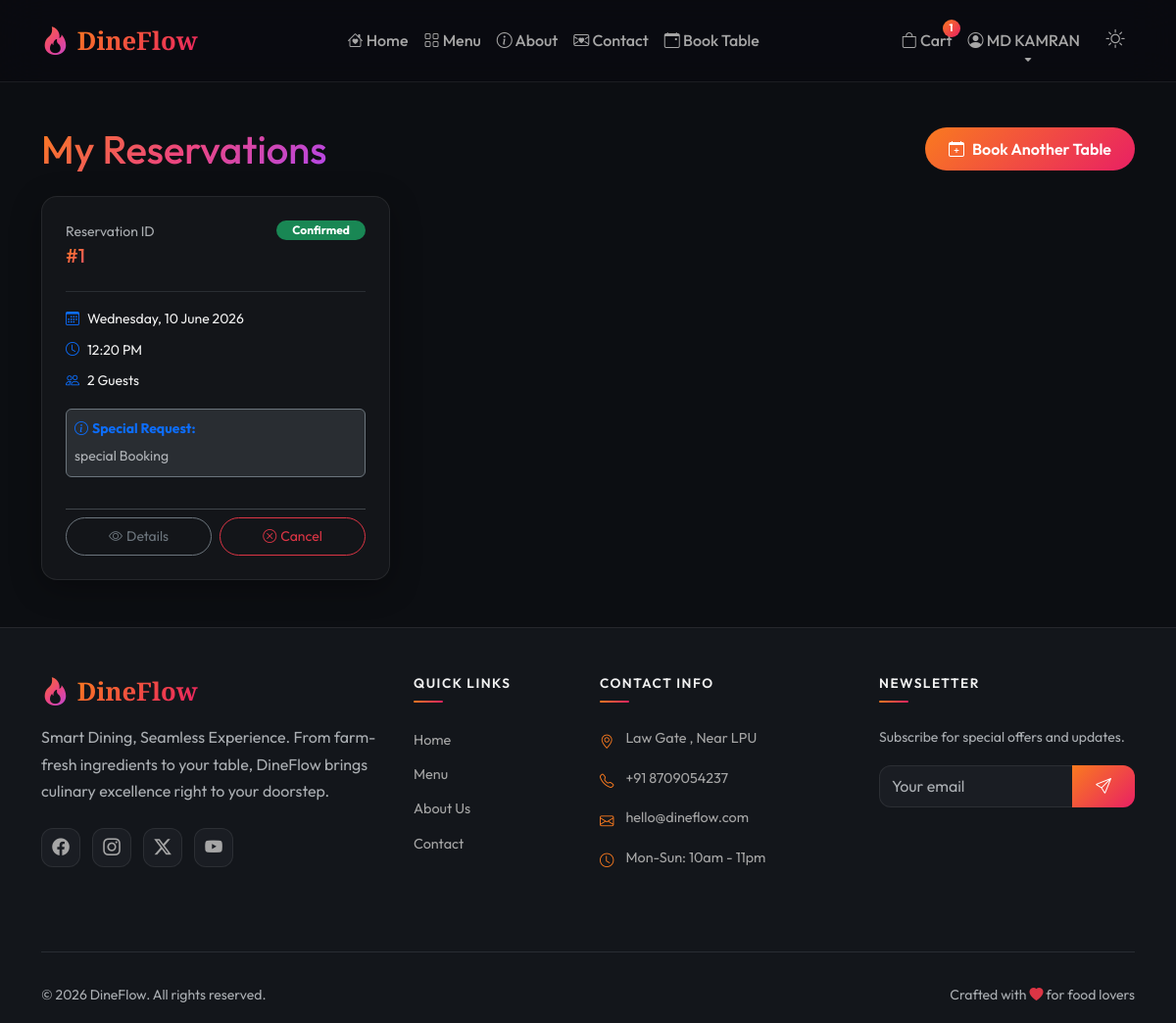
Page /reservations/ (signed in) on the committed database.
### accounts/models.py (models this page shows, shortened)
class User(AbstractUser):
    class Role(models.TextChoices):
        CUSTOMER = 'customer', 'Customer'
        MANAGER = 'manager', 'Restaurant Manager'
        ADMIN = 'admin', 'Administrator'
    role = models.CharField(
        max_length=20,
        choices=Role.choices,
        default=Role.CUSTOMER,
    )
    phone = models.CharField(max_length=20, blank=True, null=True)
    address = models.TextField(blank=True, null=True)
    city = models.CharField(max_length=100, blank=True, null=True)
    state = models.CharField(max_length=100, blank=True, null=True)
    zip_code = models.CharField(max_length=20, blank=True, null=True)
    profile_picture = models.ImageField(
        upload_to='profile_pics/',
        blank=True,
        null=True,
        default='profile_pics/default.png',
    )
    created_at = models.DateTimeField(auto_now_add=True)
    updated_at = models.DateTimeField(auto_now=True)
    class Meta:
        verbose_name = 'User'
        verbose_name_plural = 'Users'
        ordering = ['-created_at']

### reservations/models.py (models this page shows, shortened)
class Reservation(models.Model):
    class Status(models.TextChoices):
        PENDING = 'pending', 'Pending'
        CONFIRMED = 'confirmed', 'Confirmed'
        CANCELLED = 'cancelled', 'Cancelled'
        COMPLETED = 'completed', 'Completed'
        NO_SHOW = 'no_show', 'No Show'
    customer = models.ForeignKey(
        settings.AUTH_USER_MODEL,
        on_delete=models.CASCADE,
        related_name='reservations',
    )
    date = models.DateField()
    time = models.TimeField()
    number_of_guests = models.PositiveIntegerField()
    special_request = models.TextField(blank=True, null=True)
    reservation_status = models.CharField(
        max_length=20,
        choices=Status.choices,
        default=Status.PENDING,
    )
    created_at = models.DateTimeField(auto_now_add=True)
    updated_at = models.DateTimeField(auto_now=True)
    class Meta:
        verbose_name = 'Reservation'
        verbose_name_plural = 'Reservations'
        ordering = ['-date', '-time']

### reservations/views.py (the view)
# urls.py: path('', views.reservation_list_view, name='list'),
@login_required
def reservation_list_view(request):
    reservations = Reservation.objects.filter(
        customer=request.user
    ).order_by('-date', '-time')
    context = {
        'reservations': reservations,
    }
    return render(request, 'reservations/reservation_list.html', context)

### cart/context_processors.py (called while the page is built)
def cart_item_count(request):
    count = 0
    if request.user.is_authenticated:
        try:
            from .models import Cart
            cart = Cart.objects.get(user=request.user)
            count = cart.total_items
        except Cart.DoesNotExist:
            count = 0
    return {'cart_item_count': count}

### cart/models.py (called while the page is built)
    @property
    def total_items(self):
        return sum(item.quantity for item in self.items.all())

### templates/reservations/reservation_list.html (shortened to what this page needs)
{% extends 'base.html' %}
{% load static %}
{% block content %}
<section class="reservation-list-section py-5">
    <div class="container" style="margin-top: 80px;">
        <div class="d-flex justify-content-between align-items-center mb-4 flex-wrap gap-3 animate-fade-up">
            <h1 class="text-gradient mb-0">My Reservations</h1>
            <a href="{% url 'reservations:create' %}" class="btn btn-gradient-primary rounded-pill px-4">
                <i class="bi bi-calendar-plus me-2"></i>Book Another Table
            </a>
        </div>
        {% if reservations %}
            <div class="row g-4">
                {% for reservation in reservations %}
                <div class="col-md-6 col-lg-4 animate-fade-up" style="animation-delay: 0.1s;">
                    <div class="glass-card p-4 h-100 hover-scale d-flex flex-column justify-content-between">
                        <div>
                            <div class="d-flex justify-content-between align-items-start mb-3">
                                <div>
                                    <span class="text-muted small d-block">Reservation ID</span>
                                    <h4 class="h5 font-heading text-gradient">#{{ reservation.pk }}</h4>
                                </div>
                                <span class="badge rounded-pill px-3 py-1.5
                                    {% if reservation.reservation_status == 'pending' %}bg-warning text-dark
                                    {% elif reservation.reservation_status == 'confirmed' %}bg-success
                                    {% elif reservation.reservation_status == 'cancelled' %}bg-danger
                                    {% elif reservation.reservation_status == 'completed' %}bg-info text-dark
                                    {% else %}bg-secondary
                                    {% endif %}">
                                    {{ reservation.get_reservation_status_display }}
                                </span>
                            </div>
                            <hr class="border-secondary mb-3">
                            <div class="reservation-meta small text-color-subtle mb-3">
                                <div class="mb-2"><i class="bi bi-calendar3 text-primary me-2"></i>{{ reservation.date|date:"l, d F Y" }}</div>
                                <div class="mb-2"><i class="bi bi-clock text-primary me-2"></i>{{ reservation.time|time:"h:i A" }}</div>
                                <div><i class="bi bi-people text-primary me-2"></i>{{ reservation.number_of_guests }} Guests</div>
                            </div>
                            {% if reservation.special_request %}
                            <div class="mb-3 p-2 bg-secondary bg-opacity-25 rounded border border-secondary">
                                <span class="text-primary small fw-bold d-block mb-1"><i class="bi bi-info-circle me-1"></i>Special Request:</span>
                                <p class="mb-0 text-muted small text-truncate" style="max-width: 100%;">{{ reservation.special_request }}</p>
                            </div>
                            {% endif %}
                        </div>
                        <div class="d-flex gap-2 mt-3 pt-2 border-top border-secondary-subtle w-100">
                            <a href="{% url 'reservations:detail' reservation.pk %}" class="btn btn-outline-secondary btn-sm rounded-pill w-100 py-2">
                                <i class="bi bi-eye me-1"></i>Details
                            </a>
                            {% if reservation.reservation_status == 'pending' or reservation.reservation_status == 'confirmed' %}
                            <button type="button" class="btn btn-outline-danger btn-sm rounded-pill w-100 py-2" data-bs-toggle="modal" data-bs-target="#cancelModal{{ reservation.pk }}">
                                <i class="bi bi-x-circle me-1"></i>Cancel
                            </button>
                            {% endif %}
                        </div>
                    </div>
                </div>
                {% endfor %}
            </div>
        {% endif %}
    </div>
</section>
{% endblock %}

### templates/base.html (shortened to what this page needs)
{% load static %}
<!DOCTYPE html>
<html lang="en" data-bs-theme="dark">
<head>
    <link href="https://cdn.jsdelivr.net/npm/bootstrap@5.3.3/dist/css/bootstrap.min.css" rel="stylesheet">
    <link href="https://cdn.jsdelivr.net/npm/bootstrap-icons@1.11.3/font/bootstrap-icons.min.css" rel="stylesheet">
    <link rel="stylesheet" href="{% static 'css/style.css' %}">
</head>
<body>
    <nav class="navbar navbar-expand-lg fixed-top glass-navbar" id="mainNavbar">
        <div class="container">
            <a class="navbar-brand brand-logo" href="{% url 'core:home' %}">
                <i class="bi bi-fire text-gradient"></i>
                <span class="brand-text">DineFlow</span>
            </a>
            <div class="collapse navbar-collapse" id="navbarNav">
                <ul class="navbar-nav mx-auto">
                    <li class="nav-item">
                        <a class="nav-link" href="{% url 'core:home' %}">
                            <i class="bi bi-house-heart"></i> Home
                        </a>
                    </li>
                    <li class="nav-item">
                        <a class="nav-link" href="{% url 'menu:list' %}">
                            <i class="bi bi-grid"></i> Menu
                        </a>
                    </li>
                    <li class="nav-item">
                        <a class="nav-link" href="{% url 'core:about' %}">
                            <i class="bi bi-info-circle"></i> About
                        </a>
                    </li>
                    <li class="nav-item">
                        <a class="nav-link" href="{% url 'core:contact' %}">
                            <i class="bi bi-envelope-heart"></i> Contact
                        </a>
                    </li>
                    <li class="nav-item">
                        <a class="nav-link" href="{% url 'reservations:create' %}">
                            <i class="bi bi-calendar-event"></i> Book Table
                        </a>
                    </li>
                </ul>
                <ul class="navbar-nav">
                    {% if user.is_authenticated %}
                    <li class="nav-item">
                        <a class="nav-link cart-link" href="{% url 'cart:view' %}">
                            <i class="bi bi-bag"></i> Cart
                            {% if cart_item_count %}
                            <span class="badge bg-gradient-primary rounded-pill cart-badge">{{ cart_item_count }}</span>
                            {% endif %}
                        </a>
                    </li>
                    <li class="nav-item dropdown">
                        <a class="nav-link dropdown-toggle" href="#" role="button" data-bs-toggle="dropdown">
                            <i class="bi bi-person-circle"></i>
                            {{ user.first_name|default:user.username }}
                        </a>
                    </li>
                    {% endif %}
                    <li class="nav-item ms-2">
                        <button class="btn btn-link nav-link theme-toggle" id="themeToggle" title="Toggle theme">
                            <i class="bi bi-moon-stars" id="themeIcon"></i>
                        </button>
                    </li>
                </ul>
            </div>
        </div>
    </nav>
    <main id="mainContent">
        {% block content %}{% endblock %}
    </main>
    <footer class="footer-section">
        <div class="container">
            <div class="row g-4 py-5">
                <div class="col-lg-4">
                    <h4 class="brand-logo mb-3">
                        <i class="bi bi-fire text-gradient"></i>
                        <span class="brand-text">DineFlow</span>
                    </h4>
                    <p class="text-muted mb-4">
                        Smart Dining, Seamless Experience. From farm-fresh ingredients to your table,
                        DineFlow brings culinary excellence right to your doorstep.
                    </p>
                    <div class="social-links">
                        <a href="#" class="social-link"><i class="bi bi-facebook"></i></a>
                        <a href="#" class="social-link"><i class="bi bi-instagram"></i></a>
                        <a href="#" class="social-link"><i class="bi bi-twitter-x"></i></a>
                        <a href="#" class="social-link"><i class="bi bi-youtube"></i></a>
                    </div>
                </div>
                <div class="col-lg-2 col-md-4">
                    <h6 class="footer-heading">Quick Links</h6>
                    <ul class="footer-links">
                        <li><a href="{% url 'core:home' %}">Home</a></li>
                        <li><a href="{% url 'menu:list' %}">Menu</a></li>
                        <li><a href="{% url 'core:about' %}">About Us</a></li>
                        <li><a href="{% url 'core:contact' %}">Contact</a></li>
                    </ul>
                </div>
                <div class="col-lg-3 col-md-4">
                    <h6 class="footer-heading">Contact Info</h6>
                    <ul class="footer-contact">
                        <li><i class="bi bi-geo-alt"></i> Law Gate , Near LPU</li>
                        <li><i class="bi bi-telephone"></i> +91 8709054237</li>
                        <li><i class="bi bi-envelope"></i> hello@dineflow.com</li>
                        <li><i class="bi bi-clock"></i> Mon-Sun: 10am - 11pm</li>
                    </ul>
                </div>
                <div class="col-lg-3 col-md-4">
                    <h6 class="footer-heading">Newsletter</h6>
                    <p class="text-muted small">Subscribe for special offers and updates.</p>
                    <form class="newsletter-form">
                        <div class="input-group">
                            <input type="email" class="form-control" placeholder="Your email">
                            <button class="btn btn-gradient-primary" type="button">
                                <i class="bi bi-send"></i>
                            </button>
                        </div>
                    </form>
                </div>
            </div>
            <hr class="border-secondary">
            <div class="row py-3">
                <div class="col-md-6">
                    <p class="text-muted small mb-0">&copy; 2026 DineFlow. All rights reserved.</p>
                </div>
                <div class="col-md-6 text-md-end">
                    <p class="text-muted small mb-0">Crafted with <i class="bi bi-heart-fill text-danger"></i> for food
                        lovers</p>
                </div>
            </div>
        </div>
    </footer>
</body>
</html>

### rows in the picture
User: first_name "MD KAMRAN"
Reservation: pk "1", reservation_status "Confirmed", date "Wednesday, 10 June 2026", time "12:20 PM", number_of_guests "2", special_request "special Booking"

### other values in the picture
{{ cart_item_count }} "1"
